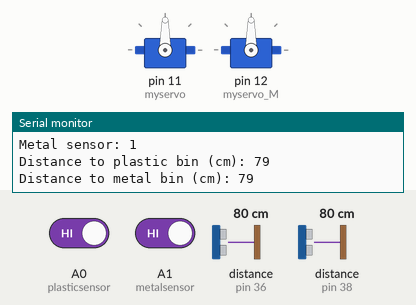
A sketch run on a simulated Arduino Mega 2560, built with avr-gcc and run on an emulated ATmega2560. On the bench: 2 × servo, the last lines printed to the serial monitor. Wiring (inferred from the names in the program): 2 × ultrasonic range finder: trigger pin 37, echo pin 36 / trigger pin 39, echo pin 38. The inputs (shaded band) are chosen by the test bench; at power-on: distance to the obstacle (sensors on pin 36, pin 38) 80 cm, A0 (plasticsensor) HIGH, A1 (metalsensor) HIGH. The echo pulse lasts 58.3 µs per cm.

Above: at 1.3 s.
1.4 s: distance to the obstacle (sensor on pin 36) set to 8 cm
2.9 s: distance to the obstacle (sensor on pin 36) set to 5 cm
At 3.49 s:
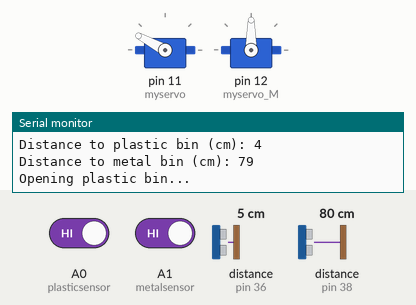
At 6.9 s:
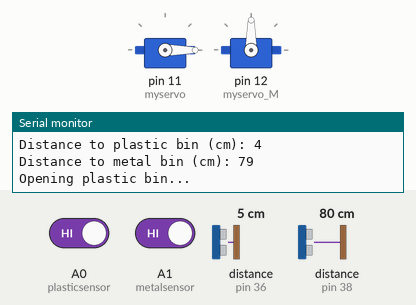
Timing chart, 0 to 12.0 s (numbered marks = the images above; inputs shaded):
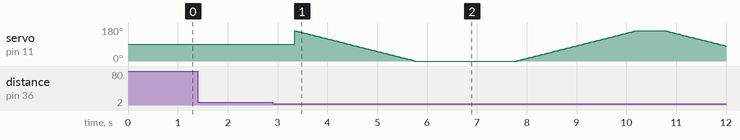

Measured:
- the behaviour switches between 7 and 6 cm on distance to the obstacle (sensor on pin 36) (found by bisection; images 0 and 1)

The sketch:

cod_proiect_.ino
```cpp
#include <Servo.h>

// Define pins for ultrasonic sensors
#define trigPin_plastic 37
#define echoPin_plastic 36
#define trigPin_metal 39
#define echoPin_metal 38

// Define pins for proximity sensors
#define plasticsensor A0
#define metalsensor A1

Servo myservo; // create servo object to control a servo on plastic bin
Servo myservo_M; // create servo object to control a servo on metal bin
int pos = 165; // default servo position of plastic bin
int pos_M = 158; // default servo position of metal bin

void setup() {
  myservo.attach(11); // attaches the plastic bin servo on pin 11 to the servo object
  myservo_M.attach(12); // attaches the metal bin servo on pin 12 to the servo object

  // Proximity sensors
  pinMode(plasticsensor, INPUT_PULLUP);
  pinMode(metalsensor, INPUT_PULLUP);

  // Ultrasonic sensors
  pinMode(trigPin_plastic, OUTPUT);
  pinMode(echoPin_plastic, INPUT);
  pinMode(trigPin_metal, OUTPUT);
  pinMode(echoPin_metal, INPUT);

  // Start serial monitor
  Serial.begin(9600);
}

void loop() {
  // Read proximity sensors
  int sensor_read_plastic = digitalRead(plasticsensor);
  int sensor_read_metal = digitalRead(metalsensor);

  // Read ultrasonic sensors
  long distance_plastic = getDistance(trigPin_plastic, echoPin_plastic);
  long distance_metal = getDistance(trigPin_metal, echoPin_metal);

  Serial.print("Plastic sensor: ");
  Serial.println(sensor_read_plastic);
  Serial.print("Metal sensor: ");
  Serial.println(sensor_read_metal);
  Serial.print("Distance to plastic bin (cm): ");
  Serial.println(distance_plastic);
  Serial.print("Distance to metal bin (cm): ");
  Serial.println(distance_metal);

  // Check if the plastic bin sensor is triggered
  if (sensor_read_plastic == LOW || distance_plastic <= 5) {
    Serial.println("Opening plastic bin...");
    openPlasticBin();
  }

  // Check if the metal bin sensor is triggered
  if (sensor_read_metal == LOW || distance_metal <= 5) {
    Serial.println("Opening metal bin...");
    openMetalBin();
  }

  // Small delay to avoid flooding the serial monitor
  delay(500);
}

void openPlasticBin() {
  for (pos = 160; pos >= 0; pos -= 1) {
    myservo.write(pos);
    delay(15); // waits 15ms for the servo to reach the position
  }
  delay(2000); // wait for 2 seconds before closing the lid
  for (pos = 0; pos <= 160; pos += 1) {
    myservo.write(pos);
    delay(15); // waits 15ms for the servo to reach the position
  }
}

void openMetalBin() {
  for (pos_M = 160; pos_M >= 0; pos_M -= 1) {
    myservo_M.write(pos_M);
    delay(15); // waits 15ms for the servo to reach the position
  }
  delay(2000); // wait for 2 seconds before closing the lid
  for (pos_M = 0; pos_M <= 160; pos_M += 1) {
    myservo_M.write(pos_M);
    delay(15); // waits 15ms for the servo to reach the position
  }
}

long getDistance(int trigPin, int echoPin) {
  // Clears the trigPin condition
  digitalWrite(trigPin, LOW);
  delayMicroseconds(2);

  // Sets the trigPin HIGH (ACTIVE) for 10 microseconds
  digitalWrite(trigPin, HIGH);
  delayMicroseconds(10);
  digitalWrite(trigPin, LOW);

  // Reads the echoPin, returns the sound wave travel time in microseconds
  long duration = pulseIn(echoPin, HIGH);

  // Calculate the distance
  long distance = duration * 0.034 / 2;

  return distance;
}
```
